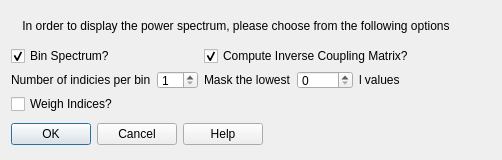
<?xml version="1.0" encoding="UTF-8"?>
<ui version="4.0">
 <class>spectrumDialog</class>
 <widget class="QDialog" name="spectrumDialog">
  <property name="geometry">
   <rect>
    <x>0</x>
    <y>0</y>
    <width>502</width>
    <height>160</height>
   </rect>
  </property>
  <property name="minimumSize">
   <size>
    <width>500</width>
    <height>160</height>
   </size>
  </property>
  <property name="windowTitle">
   <string>Dialog</string>
  </property>
  <layout class="QFormLayout" name="formLayout">
   <item row="0" column="0">
    <widget class="QLabel" name="title">
     <property name="minimumSize">
      <size>
       <width>450</width>
       <height>30</height>
      </size>
     </property>
     <property name="text">
      <string>In order to display the power spectrum, please choose from the following options</string>
     </property>
     <property name="alignment">
      <set>Qt::AlignCenter</set>
     </property>
     <property name="wordWrap">
      <bool>true</bool>
     </property>
    </widget>
   </item>
   <item row="1" column="0">
    <layout class="QGridLayout" name="gridLayout">
     <item row="0" column="0">
      <widget class="QCheckBox" name="binCheckBox">
       <property name="text">
        <string>Bin Spectrum?</string>
       </property>
       <property name="checked">
        <bool>true</bool>
       </property>
      </widget>
     </item>
     <item row="0" column="1">
      <widget class="QCheckBox" name="inverseCheckBox">
       <property name="text">
        <string>Compute Inverse Coupling Matrix?</string>
       </property>
       <property name="checked">
        <bool>true</bool>
       </property>
      </widget>
     </item>
     <item row="1" column="0">
      <layout class="QHBoxLayout" name="horizontalLayout_2">
       <item>
        <widget class="QLabel" name="countLabel">
         <property name="text">
          <string>Number of indicies per bin</string>
         </property>
        </widget>
       </item>
       <item>
        <widget class="QSpinBox" name="countSpinBox">
         <property name="minimum">
          <number>1</number>
         </property>
         <property name="value">
          <number>1</number>
         </property>
        </widget>
       </item>
      </layout>
     </item>
     <item row="1" column="1">
      <layout class="QHBoxLayout" name="horizontalLayout">
       <item>
        <widget class="QLabel" name="maskLabel">
         <property name="text">
          <string>Mask the lowest</string>
         </property>
        </widget>
       </item>
       <item>
        <widget class="QSpinBox" name="maskSpinBox"/>
       </item>
       <item>
        <widget class="QLabel" name="maskUnits">
         <property name="text">
          <string>l values</string>
         </property>
        </widget>
       </item>
      </layout>
     </item>
     <item row="2" column="0">
      <widget class="QCheckBox" name="weightCheckBox">
       <property name="text">
        <string>Weigh Indices?</string>
       </property>
      </widget>
     </item>
     <item row="2" column="1">
      <spacer name="horizontalSpacer_2">
       <property name="orientation">
        <enum>Qt::Horizontal</enum>
       </property>
       <property name="sizeHint" stdset="0">
        <size>
         <width>158</width>
         <height>20</height>
        </size>
       </property>
      </spacer>
     </item>
    </layout>
   </item>
   <item row="2" column="0">
    <layout class="QHBoxLayout" name="horizontalLayout_3">
     <item>
      <widget class="QDialogButtonBox" name="buttonBox">
       <property name="minimumSize">
        <size>
         <width>240</width>
         <height>30</height>
        </size>
       </property>
       <property name="orientation">
        <enum>Qt::Horizontal</enum>
       </property>
       <property name="standardButtons">
        <set>QDialogButtonBox::Cancel|QDialogButtonBox::Help|QDialogButtonBox::Ok</set>
       </property>
      </widget>
     </item>
     <item>
      <spacer name="horizontalSpacer">
       <property name="orientation">
        <enum>Qt::Horizontal</enum>
       </property>
       <property name="sizeHint" stdset="0">
        <size>
         <width>40</width>
         <height>20</height>
        </size>
       </property>
      </spacer>
     </item>
    </layout>
   </item>
  </layout>
 </widget>
 <resources/>
 <connections>
  <connection>
   <sender>buttonBox</sender>
   <signal>accepted()</signal>
   <receiver>spectrumDialog</receiver>
   <slot>accept()</slot>
   <hints>
    <hint type="sourcelabel">
     <x>248</x>
     <y>254</y>
    </hint>
    <hint type="destinationlabel">
     <x>157</x>
     <y>274</y>
    </hint>
   </hints>
  </connection>
  <connection>
   <sender>buttonBox</sender>
   <signal>rejected()</signal>
   <receiver>spectrumDialog</receiver>
   <slot>reject()</slot>
   <hints>
    <hint type="sourcelabel">
     <x>316</x>
     <y>260</y>
    </hint>
    <hint type="destinationlabel">
     <x>286</x>
     <y>274</y>
    </hint>
   </hints>
  </connection>
 </connections>
</ui>
